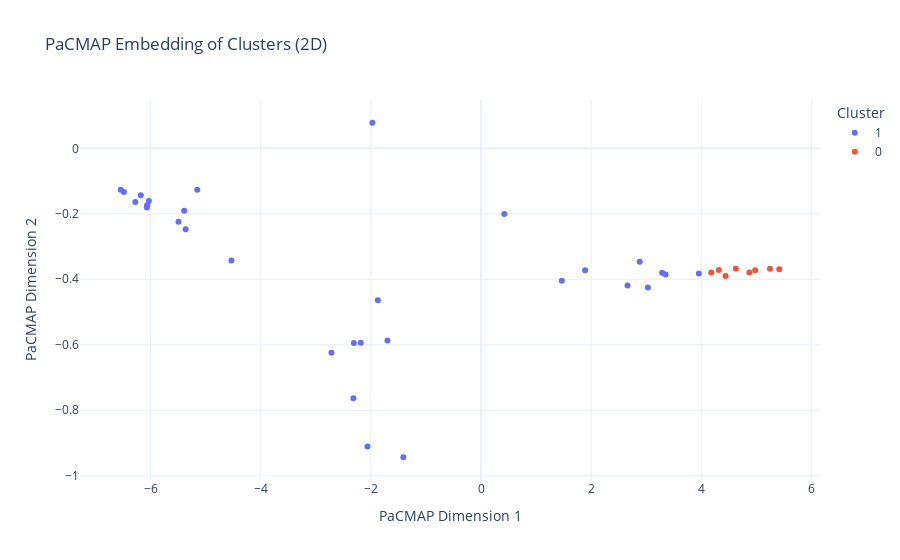

The notebook cell this image was saved under:
### Code cell
import numpy as np
import pandas as pd
import geopandas as gpd
import matplotlib.pyplot as plt
from sklearn.cluster import KMeans
from sklearn.preprocessing import StandardScaler
from scipy.spatial.distance import cdist
import pacmap
from sklearn.decomposition import PCA
import plotly.express as px

normalized_data['Cluster'] = best_kmeans.labels_

# Apply PaCMAP for dimensionality reduction
pacmap_reducer = pacmap.PaCMAP(n_components=2, random_state=42)
embedding_2d = pacmap_reducer.fit_transform(normalized_values)

# Plot 2D embeddings
plt.figure(figsize=(12, 8))
for cluster_label in np.unique(best_kmeans.labels_):
    cluster_points = embedding_2d[best_kmeans.labels_ == cluster_label]
    plt.scatter(cluster_points[:, 0], cluster_points[:, 1], label=f"Cluster {cluster_label}")

for i, county_name in enumerate(county_names):
    plt.text(embedding_2d[i, 0], embedding_2d[i, 1], county_name, fontsize=8, alpha=0.7)

plt.title("PaCMAP Embedding of Clusters (2D)", fontsize=15)
plt.xlabel("PaCMAP Dimension 1")
plt.ylabel("PaCMAP Dimension 2")
plt.legend()
plt.grid(True)
plt.show()

interactive_df = pd.DataFrame({
    'PaCMAP Dimension 1': embedding_2d[:, 0],
    'PaCMAP Dimension 2': embedding_2d[:, 1],
    'Cluster': best_kmeans.labels_,
    'County Name': county_names
})

interactive_df['Cluster'] = interactive_df['Cluster'].astype(str)

# Create an interactive scatter plot using Plotly
fig = px.scatter(
    interactive_df,
    x='PaCMAP Dimension 1',
    y='PaCMAP Dimension 2',
    color='Cluster',  # Clusters as discrete categories
    hover_data=['County Name'],
    title='PaCMAP Embedding of Clusters (2D)'
)

# Update layout to make the plot cleaner and remove colorbar gradient
fig.update_layout(
    xaxis_title="PaCMAP Dimension 1",
    yaxis_title="PaCMAP Dimension 2",
    legend_title="Cluster",
    template="plotly_white",
    coloraxis_showscale=False  # Disable the color scale
)

# Show the interactive plot
fig.show()

### Figure 1 — Plotly figure (JSON) as saved in the notebook; plotly's stock layout.template omitted (floating-point values rounded to 4 significant figures)
{"data": [{"customdata": [[" Alexander"], ["Alleghany"], ["Ashe"], ["Burke"], ["Cabarrus"], ["Caldwell"], ["Catawba"], ["Cherokee"], ["Clay"], ["Cleveland"], ["Forsyth"], ["Gaston"], ["Graham"], ["Iredell"], ["Jackson"], ["Lee"], ["Lincoln"], ["Madison"], ["McDowell"], ["Mitchell"], ["Nash"], ["Polk"], ["Rowan"], ["Rutherford"], ["Stanly"], ["Surry"], ["Union"], ["Wilkes"], ["Yadkin"], ["Yancey"]], "hovertemplate": "Cluster=1<br>PaCMAP Dimension 1=%{x}<br>PaCMAP Dimension 2=%{y}<br>County Name=%{customdata[0]}<extra></extra>", "legendgroup": "1", "marker": {"color": "#636efa", "symbol": "circle"}, "mode": "markers", "name": "1", "orientation": "v", "showlegend": true, "type": "scatter", "x": [-6.063, -5.388, -5.152, 3.288, -2.716, -6.031, -1.411, -2.308, -5.363, 3.351, 2.659, -2.317, -2.184, -1.699, 3.954, -6.067, -6.276, 1.466, 1.889, -6.177, -6.541, -1.973, -5.494, 0.422, -2.062, 3.028, -4.532, -1.874, -6.483, 2.881], "xaxis": "x", "y": [-0.1736, -0.1909, -0.1269, -0.3803, -0.624, -0.1606, -0.9435, -0.5943, -0.247, -0.3851, -0.4191, -0.7631, -0.5935, -0.5871, -0.3823, -0.1811, -0.1642, -0.4045, -0.3721, -0.1435, -0.1266, 0.07806, -0.2243, -0.2002, -0.9108, -0.4247, -0.3429, -0.4639, -0.1331, -0.3466], "yaxis": "y"}, {"customdata": [["Avery"], ["Buncombe"], ["Haywood"], ["Henderson"], ["Macon"], ["Swain"], ["Transylvania"], ["Watauga"]], "hovertemplate": "Cluster=0<br>PaCMAP Dimension 1=%{x}<br>PaCMAP Dimension 2=%{y}<br>County Name=%{customdata[0]}<extra></extra>", "legendgroup": "0", "marker": {"color": "#EF553B", "symbol": "circle"}, "mode": "markers", "name": "0", "orientation": "v", "showlegend": true, "type": "scatter", "x": [4.317, 5.414, 4.626, 4.978, 4.439, 4.871, 5.245, 4.18], "xaxis": "x", "y": [-0.3716, -0.3693, -0.3676, -0.372, -0.3901, -0.3794, -0.3676, -0.3796], "yaxis": "y"}], "layout": {"coloraxis": {"showscale": false}, "legend": {"title": {"text": "Cluster"}, "tracegroupgap": 0}, "title": {"text": "PaCMAP Embedding of Clusters (2D)"}, "xaxis": {"anchor": "y", "domain": [0, 1], "title": {"text": "PaCMAP Dimension 1"}}, "yaxis": {"anchor": "x", "domain": [0, 1], "title": {"text": "PaCMAP Dimension 2"}}}}
